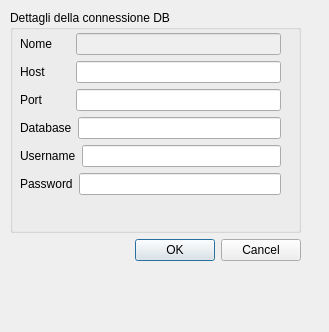
<?xml version="1.0" encoding="UTF-8"?>
<ui version="4.0">
 <class>NewConnectionDialog</class>
 <widget class="QDialog" name="NewConnectionDialog">
  <property name="geometry">
   <rect>
    <x>0</x>
    <y>0</y>
    <width>329</width>
    <height>332</height>
   </rect>
  </property>
  <property name="windowTitle">
   <string>Crea una nuova connessione ad un db postgre</string>
  </property>
  <widget class="QWidget" name="layoutWidget">
   <property name="geometry">
    <rect>
     <x>10</x>
     <y>10</y>
     <width>291</width>
     <height>251</height>
    </rect>
   </property>
   <layout class="QGridLayout" name="gridLayout">
    <item row="0" column="0">
     <widget class="QGroupBox" name="groupBox">
      <property name="title">
       <string>Dettagli della connessione DB</string>
      </property>
      <widget class="QWidget" name="layoutWidget">
       <property name="geometry">
        <rect>
         <x>10</x>
         <y>23</y>
         <width>261</width>
         <height>164</height>
        </rect>
       </property>
       <layout class="QVBoxLayout" name="verticalLayout">
        <item>
         <layout class="QHBoxLayout" name="horizontalLayout">
          <item>
           <widget class="QLabel" name="label">
            <property name="minimumSize">
             <size>
              <width>50</width>
              <height>0</height>
             </size>
            </property>
            <property name="text">
             <string>Nome</string>
            </property>
           </widget>
          </item>
          <item>
           <widget class="QLineEdit" name="leName">
            <property name="enabled">
             <bool>false</bool>
            </property>
           </widget>
          </item>
         </layout>
        </item>
        <item>
         <layout class="QHBoxLayout" name="horizontalLayout_2">
          <item>
           <widget class="QLabel" name="label_2">
            <property name="minimumSize">
             <size>
              <width>50</width>
              <height>0</height>
             </size>
            </property>
            <property name="text">
             <string>Host</string>
            </property>
           </widget>
          </item>
          <item>
           <widget class="QLineEdit" name="leHost"/>
          </item>
         </layout>
        </item>
        <item>
         <layout class="QHBoxLayout" name="horizontalLayout_3">
          <item>
           <widget class="QLabel" name="label_3">
            <property name="minimumSize">
             <size>
              <width>50</width>
              <height>0</height>
             </size>
            </property>
            <property name="text">
             <string>Port</string>
            </property>
           </widget>
          </item>
          <item>
           <widget class="QLineEdit" name="lePort"/>
          </item>
         </layout>
        </item>
        <item>
         <layout class="QHBoxLayout" name="horizontalLayout_4">
          <item>
           <widget class="QLabel" name="label_4">
            <property name="minimumSize">
             <size>
              <width>50</width>
              <height>0</height>
             </size>
            </property>
            <property name="text">
             <string>Database</string>
            </property>
           </widget>
          </item>
          <item>
           <widget class="QLineEdit" name="leDatabase">
            <property name="echoMode">
             <enum>QLineEdit::Normal</enum>
            </property>
           </widget>
          </item>
         </layout>
        </item>
        <item>
         <layout class="QHBoxLayout" name="horizontalLayout_5">
          <item>
           <widget class="QLabel" name="label_5">
            <property name="minimumSize">
             <size>
              <width>50</width>
              <height>0</height>
             </size>
            </property>
            <property name="text">
             <string>Username</string>
            </property>
           </widget>
          </item>
          <item>
           <widget class="QLineEdit" name="leUsername">
            <property name="echoMode">
             <enum>QLineEdit::Normal</enum>
            </property>
           </widget>
          </item>
         </layout>
        </item>
        <item>
         <layout class="QHBoxLayout" name="horizontalLayout_6">
          <item>
           <widget class="QLabel" name="label_6">
            <property name="minimumSize">
             <size>
              <width>50</width>
              <height>0</height>
             </size>
            </property>
            <property name="text">
             <string>Password</string>
            </property>
           </widget>
          </item>
          <item>
           <widget class="QLineEdit" name="lePassword">
            <property name="echoMode">
             <enum>QLineEdit::Password</enum>
            </property>
           </widget>
          </item>
         </layout>
        </item>
       </layout>
      </widget>
     </widget>
    </item>
    <item row="1" column="0">
     <widget class="QDialogButtonBox" name="buttonBox">
      <property name="orientation">
       <enum>Qt::Horizontal</enum>
      </property>
      <property name="standardButtons">
       <set>QDialogButtonBox::Cancel|QDialogButtonBox::Ok</set>
      </property>
     </widget>
    </item>
   </layout>
  </widget>
 </widget>
 <resources/>
 <connections>
  <connection>
   <sender>buttonBox</sender>
   <signal>accepted()</signal>
   <receiver>NewConnectionDialog</receiver>
   <slot>accept()</slot>
   <hints>
    <hint type="sourcelabel">
     <x>248</x>
     <y>254</y>
    </hint>
    <hint type="destinationlabel">
     <x>157</x>
     <y>274</y>
    </hint>
   </hints>
  </connection>
  <connection>
   <sender>buttonBox</sender>
   <signal>rejected()</signal>
   <receiver>NewConnectionDialog</receiver>
   <slot>reject()</slot>
   <hints>
    <hint type="sourcelabel">
     <x>316</x>
     <y>260</y>
    </hint>
    <hint type="destinationlabel">
     <x>286</x>
     <y>274</y>
    </hint>
   </hints>
  </connection>
 </connections>
</ui>
